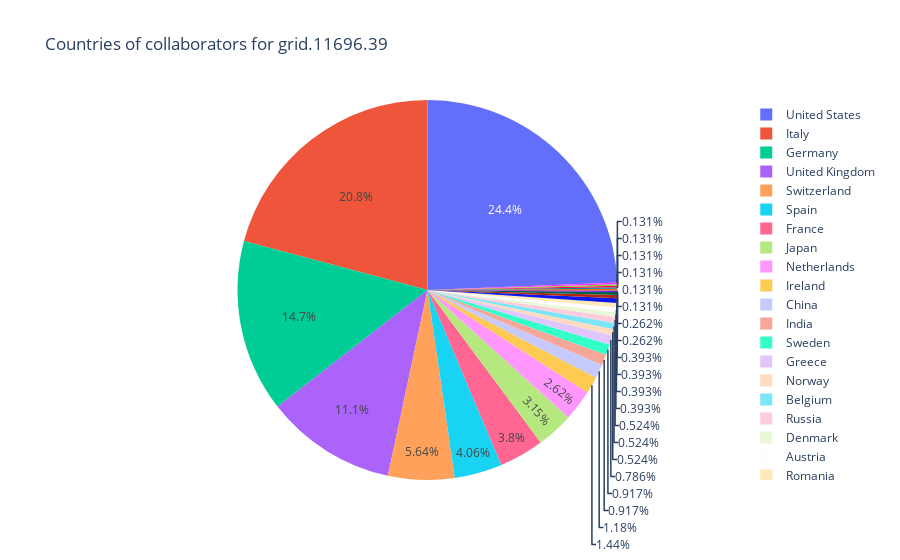

The notebook cell saved with this chart:
### Markdown cell above
### 3.4 Countries of Industry Collaborators

We can use the same dataset to segment the data by country.

### Code cell
px.pie(affiliations, 
       names="aff_country", 
       height=600, 
       title=f"Countries of collaborators for {GRIDID}")

### Figure 1 — Plotly figure (JSON) as saved in the notebook; plotly's stock layout.template omitted (floating-point values rounded to 4 significant figures; data arrays with more than 128 entries replaced by an {"elided": "..."} marker saying what was removed)
{"data": [{"domain": {"x": [0, 1], "y": [0, 1]}, "hovertemplate": "aff_country=%{label}<extra></extra>", "labels": {"elided": "763 str values"}, "legendgroup": "", "name": "", "showlegend": true, "type": "pie"}], "layout": {"autosize": true, "legend": {"tracegroupgap": 0}, "title": {"text": "Countries of collaborators for grid.11696.39"}}}
